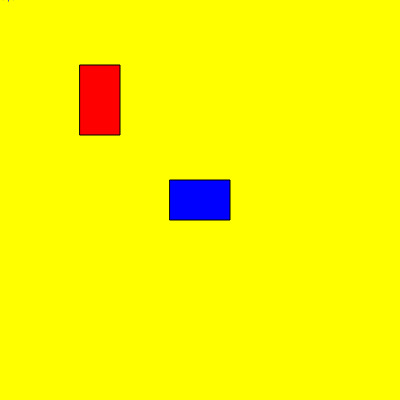
Frame 1 (no input)
Frame 60 (no input): identical to frame 1, image omitted
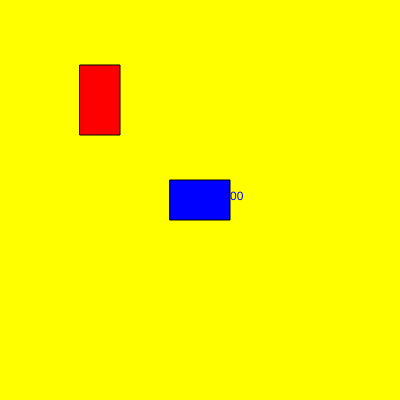
Frame 120 (the mouse pressed at the canvas centre since frame 60)

The p5.js sketch that drew these frames (run headless with seeded random() and noise() and a simulated clock; from frame 60 on, the mouse is pressed at the canvas centre):

// p5.js sketch
// ── sketch.js

function setup()
{
   createCanvas(400, 400);

}


function draw()
{
    background("yellow");
    //show rectmode first and then push & pop

    rectMode(CENTER);

    push();

    fill("Red");
    rect(100, 100, 40, 70);

    pop();


    fill("Blue");
    rect(200, 200, 60, 40);
  

    text(mouseX + "," + mouseY, mouseX, mouseY);

}
